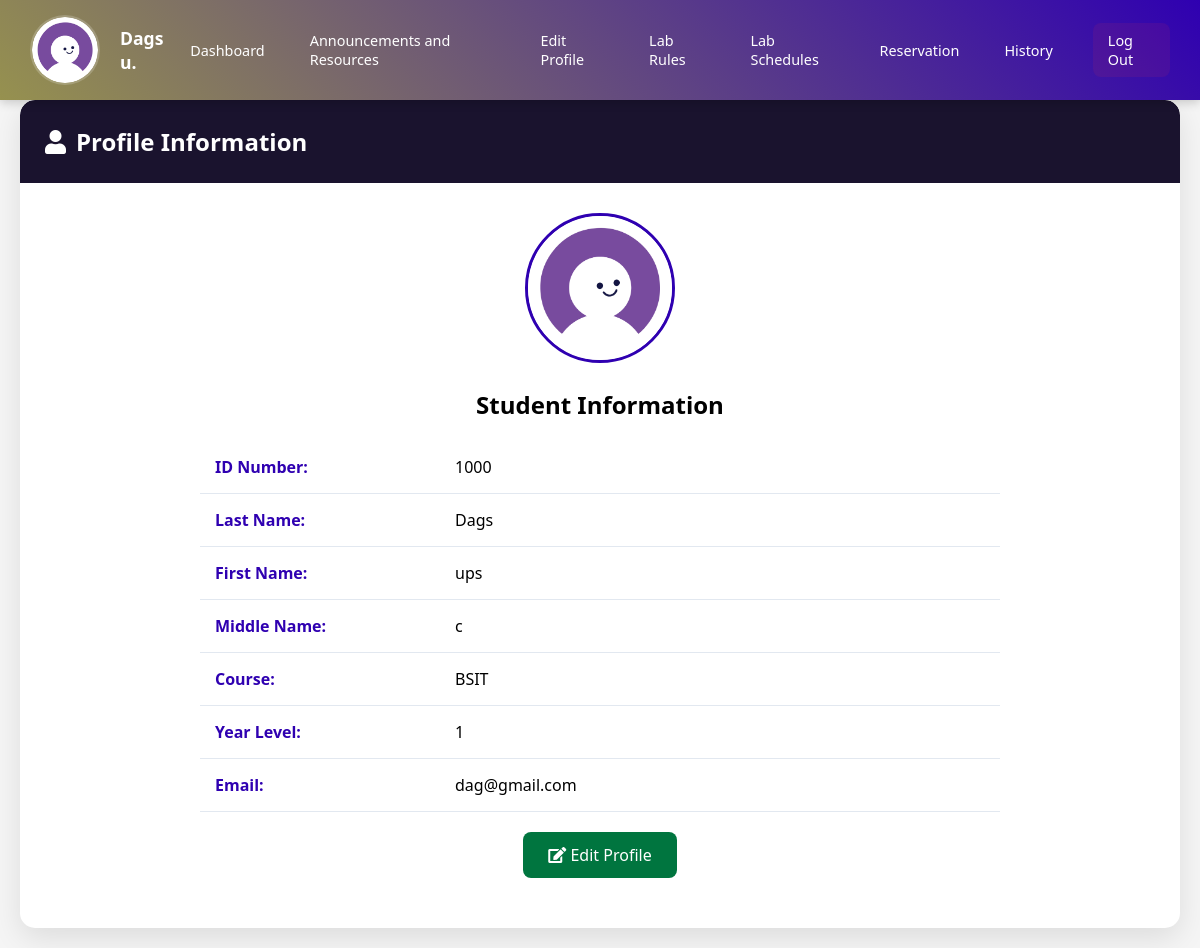
Screenshot of /profile.php (signed in) with the database file from the repository.
### tables this page shows
CREATE TABLE `user` (
  `IDNO` int(11) NOT NULL,
  `LASTNAME` varchar(255) NOT NULL,
  `FIRSTNAME` varchar(255) NOT NULL,
  `MIDNAME` varchar(255) NOT NULL,
  `COURSE` varchar(255) NOT NULL,
  `YEARLEVEL` int(11) NOT NULL,
  `USERNAME` varchar(255) NOT NULL,
  `PASSWORD` varchar(255) NOT NULL,
  `EMAIL` varchar(255) NOT NULL,
  `PROFILE_PIC` varchar(255) NOT NULL DEFAULT 'default.jpg',
  `REMAINING_SESSIONS` int(30) NOT NULL DEFAULT 30,
  `POINTS` int(11) DEFAULT 0
);

### profile.php (the view, shortened to what this page needs)
<?php
include("connector.php");
$username = $_SESSION['Username'];
$query = "SELECT IDNO, LASTNAME, FIRSTNAME, MIDNAME, COURSE, YEARLEVEL, EMAIL, PROFILE_PIC FROM user WHERE USERNAME = '$username'";
$result = mysqli_query($con, $query);
if ($result && mysqli_num_rows($result) > 0) {
    $user_data = mysqli_fetch_assoc($result);
    $profile_pic = !empty($user_data['PROFILE_PIC']) ? $user_data['PROFILE_PIC'] : 'default.jpg';
    $user_name = htmlspecialchars($user_data['LASTNAME'] . ' ' . substr($user_data['FIRSTNAME'], 0, 1) . '.');
} else {
    echo "User data not found.";
    exit();
}
?>
<!DOCTYPE html>
<html lang="en">
<head>
    <link rel="stylesheet" href="https://cdnjs.cloudflare.com/ajax/libs/font-awesome/5.15.3/css/all.min.css">
</head>
<body>
<div class="top-nav">
    <div class="nav-left">
        <img src="uploads/<?php echo $profile_pic; ?>" alt="Profile Picture" onerror="this.src='assets/default.jpg';">
        <div class="user-name"><?php echo htmlspecialchars($user_name); ?></div>
    </div>
    <div class="nav-right">
        <a href="dashboard.php"> Dashboard</a>
        <a href="viewAnnouncement.php"> Announcements and Resources</a>
        <a href="profile.php"> Edit Profile</a>
        <a href="labRules&Regulations.php"> Lab Rules</a>
        <a href="labschedule.php"> Lab Schedules</a>
        <a href="reservation.php"> Reservation</a>
        <a href="history.php"> History</a>
        <a href="login.php" class="logout-button"> Log Out</a>
    </div>
</div>
<div class="content">
    <div class="profile-container">
        <div class="profile-header">
            <h1>
                <i class="fas fa-user"></i>
                Profile Information
            </h1>
        </div>
        <div class="profile-content">
            <center>
                <img src="uploads/<?php echo htmlspecialchars($user_data['PROFILE_PIC']); ?>" alt="Profile Picture">
                <h2>Student Information</h2>
            </center>
            <table>
                <tr>
                    <td>ID Number:</td>
                    <td><?php echo htmlspecialchars($user_data['IDNO']); ?></td>
                </tr>
                <tr>
                    <td>Last Name:</td>
                    <td><?php echo htmlspecialchars($user_data['LASTNAME']); ?></td>
                </tr>
                <tr>
                    <td>First Name:</td>
                    <td><?php echo htmlspecialchars($user_data['FIRSTNAME']); ?></td>
                </tr>
                <tr>
                    <td>Middle Name:</td>
                    <td><?php echo htmlspecialchars($user_data['MIDNAME']); ?></td>
                </tr>
                <tr>
                    <td>Course:</td>
                    <td><?php echo htmlspecialchars($user_data['COURSE']); ?></td>
                </tr>
                <tr>
                    <td>Year Level:</td>
                    <td><?php echo htmlspecialchars($user_data['YEARLEVEL']); ?></td>
                </tr>
                <tr>
                    <td>Email:</td>
                    <td><?php echo htmlspecialchars($user_data['EMAIL']); ?></td>
                </tr>
            </table>
            <center>
                <button type="button" onclick="window.location.href='edit.php'">
                    <i class="fas fa-edit"></i> Edit Profile
                </button>
            </center>
        </div>
    </div>
</div>
</body>
</html>

### profile.php (style rules this page uses)
* { margin: 0; padding: 0; box-sizing: border-box; font-family: 'Segoe UI', Tahoma, Geneva, Verdana, sans-serif; }
body { display: flex; background: #f0f2f5; min-height: 100vh; position: relative; }
.top-nav { background: linear-gradient(45deg,rgb(150, 145, 79),rgb(47, 0, 177)); padding: 15px 30px; display: flex; justify-content: space-between; align-items: center; box-shadow: 0 2px 10px rgba(0, 0, 0, 0.2); backdrop-filter: blur(10px); position: fixed; top: 0; left: 0; right: 0; z-index: 1000; }
.nav-left { display: flex; align-items: center; gap: 20px; }
.nav-left img { width: 70px; height: 70px; border-radius: 50%; border: 2px solid rgba(255, 255, 255, 0.2); }
.nav-left .user-name { color: white; font-weight: 600; font-size: 1.1rem; }
.nav-right { display: flex; gap: 15px; }
.nav-right a { color: white; text-decoration: none; padding: 8px 15px; border-radius: 8px; transition: all 0.3s; display: flex; align-items: center; gap: 8px; font-size: 0.9rem; }
.nav-right .logout-button { background: rgba(220, 53, 69, 0.1); margin-left: 10px; }
.content { margin-top: 80px; padding: 20px; min-height: calc(100vh - 80px); background: #f5f5f5; width: 100%; }
.profile-container { background: white; border-radius: 15px; box-shadow: 0 10px 30px rgba(0, 0, 0, 0.1); height: calc(100vh - 100px); width: 100%; overflow: hidden; display: flex; flex-direction: column; }
.profile-header { background: rgb(26, 19, 46); color: white; padding: 25px; display: flex; justify-content: space-between; align-items: center; border-radius: 15px 15px 0 0; }
.profile-header h1 { font-size: 24px; display: flex; align-items: center; gap: 10px; }
.profile-content { padding: 30px; background: white; overflow-y: auto; }
.profile-content img { width: 150px; height: 150px; border-radius: 50%; border: 3px solid rgb(47, 0, 177); margin-bottom: 20px; object-fit: cover; }
table { width: 100%; max-width: 800px; margin: 20px auto; border-collapse: collapse; }
table td { padding: 15px; border-bottom: 1px solid #e2e8f0; }
table td:first-child { font-weight: 600; color: rgb(47, 0, 177); width: 30%; }
button { background: rgb(0, 117, 63); color: white; padding: 12px 25px; border-radius: 8px; border: none; font-size: 1rem; cursor: pointer; transition: all 0.3s ease; }

### rows the page displays
user: PROFILE_PIC (placeholder picture), user_name "Dags u.", IDNO "1000", LASTNAME "Dags", FIRSTNAME "ups", MIDNAME "c", COURSE "BSIT", YEARLEVEL "1", EMAIL "dag@gmail.com"
